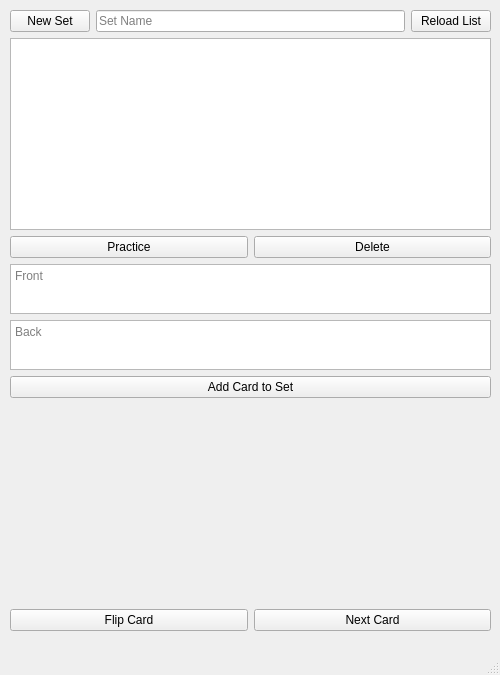
<?xml version="1.0" encoding="UTF-8"?>
<ui version="4.0">
 <class>MainWindow</class>
 <widget class="QMainWindow" name="MainWindow">
  <property name="geometry">
   <rect>
    <x>0</x>
    <y>0</y>
    <width>500</width>
    <height>675</height>
   </rect>
  </property>
  <property name="sizePolicy">
   <sizepolicy hsizetype="Fixed" vsizetype="Fixed">
    <horstretch>0</horstretch>
    <verstretch>0</verstretch>
   </sizepolicy>
  </property>
  <property name="windowTitle">
   <string>Flashcards</string>
  </property>
  <widget class="QWidget" name="centralwidget">
   <property name="enabled">
    <bool>true</bool>
   </property>
   <widget class="QWidget" name="verticalLayoutWidget">
    <property name="geometry">
     <rect>
      <x>10</x>
      <y>10</y>
      <width>481</width>
      <height>621</height>
     </rect>
    </property>
    <layout class="QVBoxLayout" name="verticalLayout_2">
     <item>
      <layout class="QHBoxLayout" name="horizontalLayout_7">
       <item>
        <widget class="QPushButton" name="button_newset">
         <property name="text">
          <string>New Set</string>
         </property>
        </widget>
       </item>
       <item>
        <widget class="QLineEdit" name="lineEdit_setname">
         <property name="placeholderText">
          <string>Set Name</string>
         </property>
        </widget>
       </item>
       <item>
        <widget class="QPushButton" name="button_reload">
         <property name="text">
          <string>Reload List</string>
         </property>
        </widget>
       </item>
      </layout>
     </item>
     <item>
      <widget class="QListWidget" name="list_flashcards"/>
     </item>
     <item>
      <layout class="QHBoxLayout" name="horizontalLayout_2">
       <item>
        <widget class="QPushButton" name="button_practice">
         <property name="text">
          <string>Practice</string>
         </property>
        </widget>
       </item>
       <item>
        <widget class="QPushButton" name="button_delete">
         <property name="text">
          <string>Delete</string>
         </property>
        </widget>
       </item>
      </layout>
     </item>
     <item>
      <layout class="QVBoxLayout" name="verticalLayout_3">
       <item>
        <widget class="QPlainTextEdit" name="textedit_front">
         <property name="maximumSize">
          <size>
           <width>16777215</width>
           <height>50</height>
          </size>
         </property>
         <property name="toolTip">
          <string/>
         </property>
         <property name="placeholderText">
          <string>Front</string>
         </property>
        </widget>
       </item>
       <item>
        <widget class="QPlainTextEdit" name="textedit_back">
         <property name="maximumSize">
          <size>
           <width>16777215</width>
           <height>50</height>
          </size>
         </property>
         <property name="placeholderText">
          <string>Back</string>
         </property>
        </widget>
       </item>
       <item>
        <widget class="QPushButton" name="button_addto">
         <property name="text">
          <string>Add Card to Set</string>
         </property>
        </widget>
       </item>
      </layout>
     </item>
     <item>
      <spacer name="verticalSpacer">
       <property name="orientation">
        <enum>Qt::Vertical</enum>
       </property>
       <property name="sizeHint" stdset="0">
        <size>
         <width>20</width>
         <height>40</height>
        </size>
       </property>
      </spacer>
     </item>
     <item>
      <widget class="QLabel" name="label_display">
       <property name="text">
        <string/>
       </property>
       <property name="alignment">
        <set>Qt::AlignCenter</set>
       </property>
      </widget>
     </item>
     <item>
      <spacer name="verticalSpacer_2">
       <property name="orientation">
        <enum>Qt::Vertical</enum>
       </property>
       <property name="sizeHint" stdset="0">
        <size>
         <width>20</width>
         <height>40</height>
        </size>
       </property>
      </spacer>
     </item>
     <item>
      <layout class="QHBoxLayout" name="horizontalLayout_4">
       <item>
        <widget class="QPushButton" name="button_flip_2">
         <property name="text">
          <string>Flip Card</string>
         </property>
        </widget>
       </item>
       <item>
        <widget class="QPushButton" name="button_next_2">
         <property name="text">
          <string>Next Card</string>
         </property>
        </widget>
       </item>
      </layout>
     </item>
    </layout>
   </widget>
  </widget>
  <widget class="QStatusBar" name="statusbar"/>
 </widget>
 <resources/>
 <connections/>
</ui>
